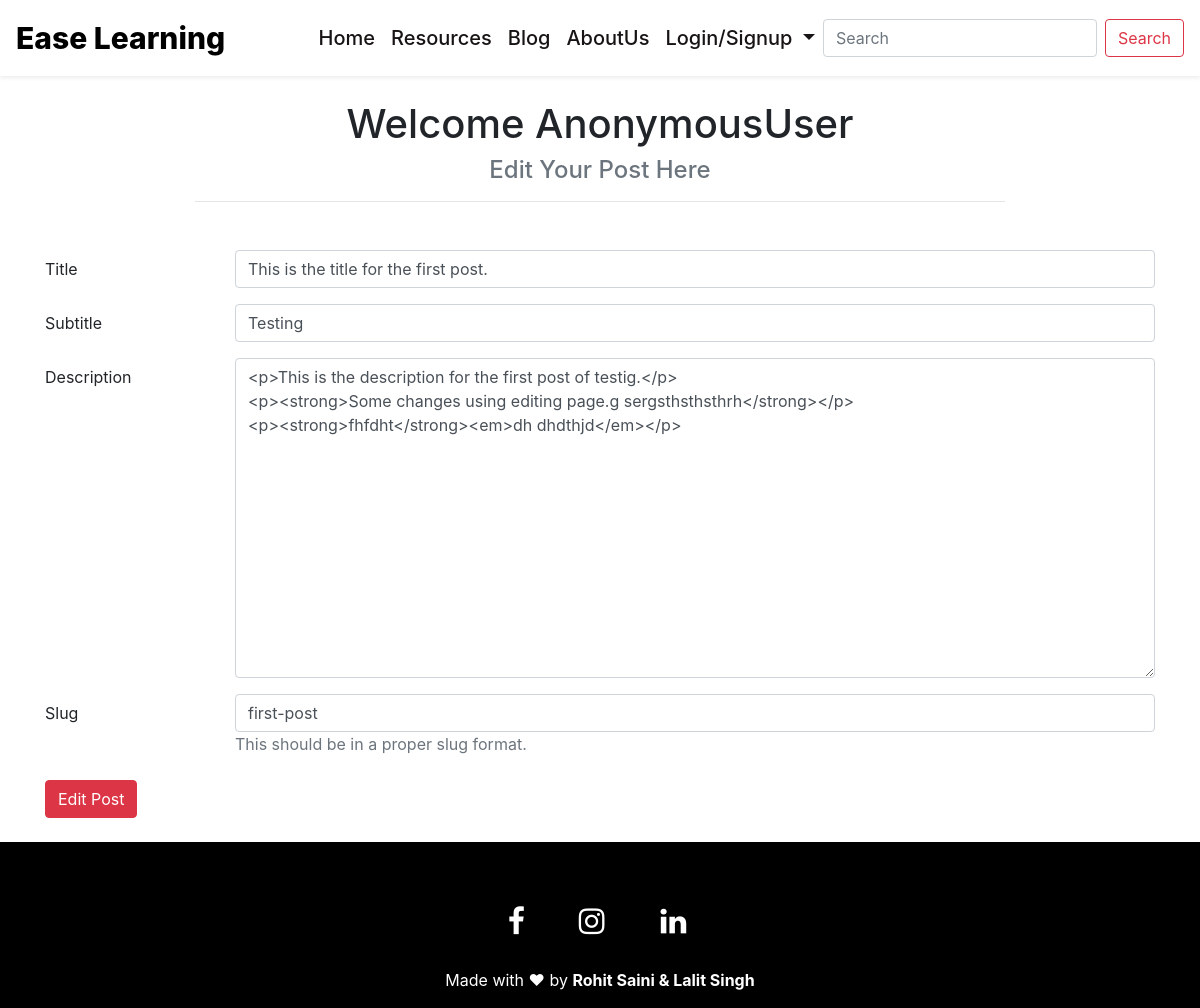
Screenshot of /edit_page/first-post with the database file from the repository.
### mainapp/models.py (models this page shows, shortened)
class Blog(models.Model):
    id = models.AutoField(primary_key=True)
    title = models.CharField(max_length=200)
    subtitle = models.CharField(max_length=100)
    description = models.TextField()
    slug = models.SlugField(max_length=60, unique=True, default="")
    user = models.ForeignKey(User, on_delete=models.CASCADE)
    date = models.DateTimeField(auto_now_add=True)

### mainapp/views.py (the view)
# urls.py: path('edit_page/<slug:slug>', views.edit_page, name="Editing Page "),
def edit_page(request, slug):
    post = Blog.objects.get(slug=slug)
    context = {
        "post":post,
    }
    return render(request, 'edit_page.html', context)

### mainapp/templates/edit_page.html (shortened to what this page needs)
{% extends 'base.html' %}
{% block body %}
<div class="container mt-4 mb-4">
    <div class="col-md-12">
        <h1 class="text-center">Welcome {{ request.user }}</h1>
        <h4 class="text-center text-muted">Edit Your Post Here</h4>
        <hr class="w-75 mb-5">
    </div>
    <form action="/edit_post" method="GET">
        <div class="form-group row">
          <label for="title" class="col-sm-2 col-form-label">Title</label>
          <div class="col-sm-10">
            <input type="text" class="form-control" id="title" name="title" placeholder="Title" value="{{ post.title }}" required>
          </div>
        </div>
        <div class="form-group row">
          <label for="subutitle" class="col-sm-2 col-form-label">Subtitle</label>
          <div class="col-sm-10">
            <input type="text" class="form-control" id="subutitle" name="subutitle" value="{{ post.subtitle }}" placeholder="SubTitle" required>
          </div>
        </div>
        <div class="form-group row">
            <label for="desc" class="col-sm-2 col-form-label">Description</label>
            <div class="col-sm-10">
              <textarea type="text" class="form-control" id="desc" name="desc" placeholder="Description"  required style="height: 40vh;">{{ post.description }}</textarea>
            </div>
          </div>
          <div class="form-group row">
            <label for="slug" class="col-sm-2 col-form-label">Slug</label>
            <div class="col-sm-10">
              <input type="text" class="form-control" id="slug" name="slug" placeholder="Slug" value="{{ post.slug }}" pattern="[a-z0-9-]+$" required>
                <label for="slug" class="text-muted">This should be in a proper slug format.</label>
            </div>
          </div>
          <button type="submit" class="btn btn-danger">Edit Post</button>
      </form>
</div>
{% endblock body %}

### mainapp/static/assets/css/style.css (style rules this page uses)
:root { --primary-color: #FF0035; --secondary-color: #D6EFFF; --text-color : rgb(24, 20, 20); --bg-color : #FFF; }

### rows the page displays
Blog: title "This is the title for the first post.", subutitle "Testing", desc "<p>This is the description for the first post of testig.</p> <p><strong>Some changes using editing page.g sergsthsthsthrh</strong></p> <p><strong>fhfdht</strong><em>dh dhdthjd</em></p>", slug "first-post"

### other values shown
{{ request.user }} "AnonymousUser"
